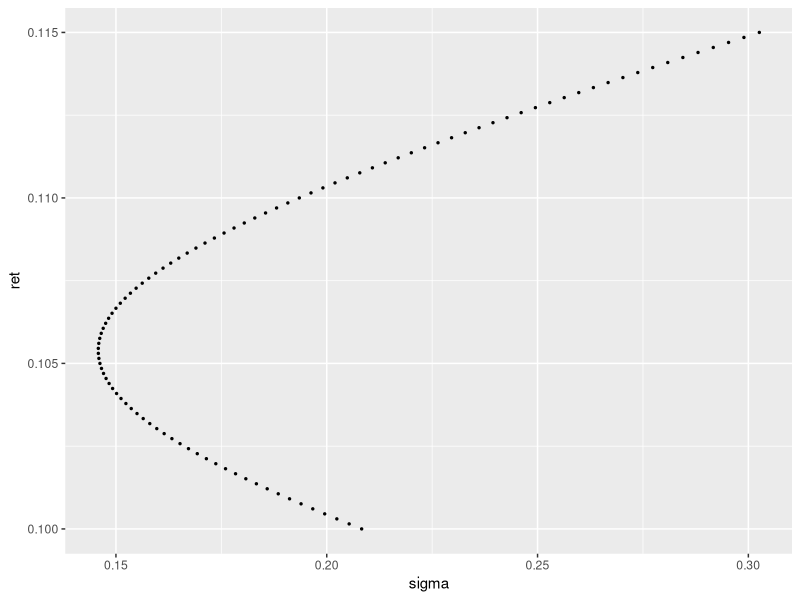

Here is the R script that generated this plot:
# --- Carrega livrarias ----
library(ggplot2)
library(dplyr)
library(readxl)

# Limpa variaveis
rm(list=ls())

# ----- importa Dados -----
Data <- read_excel("Data.xlsx", sheet = "Q6", 
                   range = "A2:C7")
risk_free = read_excel("Data.xlsx", sheet = "Q6", 
                         range = "B9:B9", col_names = F)

# ----- Trabalha os Dados -----
# Constroi a matriz de variancia e covariancia
omega = matrix(NA, nrow = 2, ncol = 2)
omega[1,1] = as.numeric(Data[2,2])^2
omega[2,2] = as.numeric(Data[2,3])^2
omega[1,2] = as.numeric(Data[3,2])*as.numeric(Data[2,2])*as.numeric(Data[2,3])
omega[2,1] = omega[1,2]
  

# Constroi o vetor de retorno
ret = matrix(NA, nrow = 2, ncol = 1)
ret[1,1] = as.numeric(Data[1,2])
ret[2,1] = as.numeric(Data[1,3])
rownames(ret) = c("US", "JP")

# constroi o vetor de 1's
# one = as.matrix(rep(1, length(ret)))
one = rep(1, length(ret))


# ----- Fronteira Eficiente -----

# Constroi matrizes A B C 
A = as.numeric(t(one) %*% solve(omega) %*% one)
B = as.numeric(t(one) %*% solve(omega) %*% ret)
C = as.numeric(t(ret) %*% solve(omega) %*% ret)

# Determina os pontos de retorno que serao calculados
min = 0.10
max = 0.115

# inicializa o vetor de respostas
N = 100
result = matrix(NA, nrow = N, ncol = 2)
colnames(result) = c("ret", "sigma")

result[,1] = seq(from = min, to = max, length.out = N)

for (i in 1:N)
{
  mu = result[i,"ret"]
  
  # Constroi Lambda1 e lambda2
  L1 = as.numeric((C-B*mu)/(A*C-B^2))
  L2 = as.numeric((A*mu-B)/(A*C-B^2))
  
  # Calcula os pesos
  w = L1* solve(omega) %*% one + L2 * solve(omega) %*% ret
  
  # Calcula o sigma
  sigma = (t(w) %*% as.matrix(omega) %*% w)^0.5
  
  result[i,"sigma"] = sigma
}

# transforma em data frame para imprimir
data_fronteira = as.data.frame(result)


# ----- Impressao do grafico -----
d = arrange(data_fronteira, ret)

# realiza a impressao
ggplot(d, aes(x=sigma, y=ret)) + geom_point(size=0.5) 

